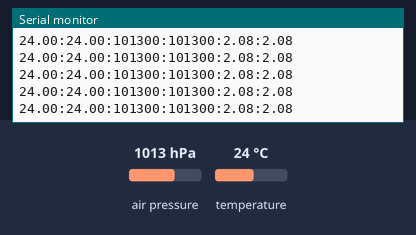
Bench run of a sketch on a simulated Arduino Uno, built with avr-gcc and run on an emulated ATmega328P. Parts: the last lines printed to the serial monitor. Inputs (shaded band) come from the test bench; at power-on: air pressure 1013 hPa, temperature 24 °C.

Above: at 1.2 s.
1.3 s: air pressure set to 952 hPa
At 2.3 s:
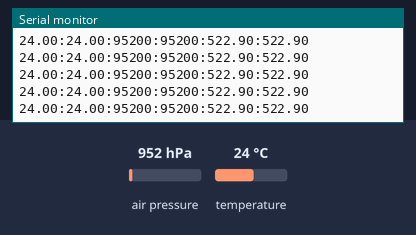
4.3 s: temperature set to 12 °C
At 5.3 s:
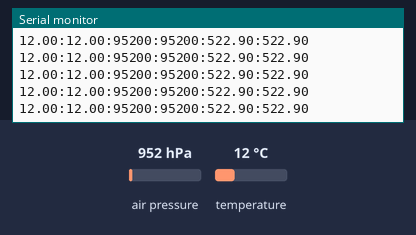
7.3 s: air pressure set to 1048 hPa
At 8.2 s:
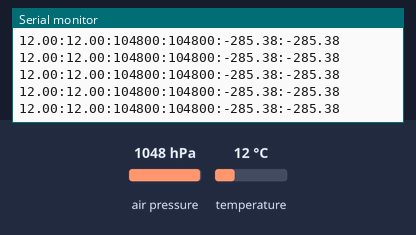
Timing chart, 0 to 9.9 s (numbered marks = the images above; inputs shaded):
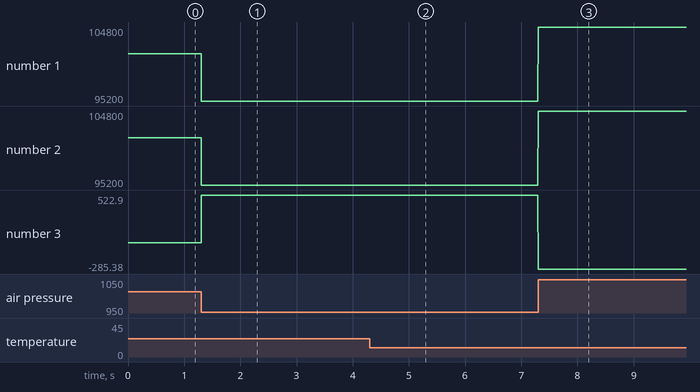

The sketch:

MS5611_processing.ino
```cpp
/*
  MS5611 Barometric Pressure & Temperature Sensor. Output for MS5611_processing.pde
  Read more: http://www.jarzebski.pl/arduino/czujniki-i-sensory/czujnik-cisnienia-i-temperatury-ms5611.html
  GIT: https://github.com/jarzebski/Arduino-MS5611
  Web: http://www.jarzebski.pl
  (c) 2014 by Korneliusz Jarzebski
 */

#include <Wire.h>
#include <MS5611.h>

MS5611 ms5611;

void setup()
{
  Serial.begin(115200);

  // Initialize MS5611 sensor
  // Ultra high resolution: MS5611_ULTRA_HIGH_RES
  // (default) High resolution: MS5611_HIGH_RES
  // Standard: MS5611_STANDARD
  // Low power: MS5611_LOW_POWER
  // Ultra low power: MS5611_ULTRA_LOW_POWER
  while(!ms5611.begin(MS5611_ULTRA_HIGH_RES))
  {
    delay(500);
  }
}

void loop()
{
  // Read true temperature & Pressure (without compensation)
  double realTemperature = ms5611.readTemperature();
  long realPressure = ms5611.readPressure();
  double realAltitude = ms5611.getAltitude(realPressure);

  // Read true temperature & Pressure (with compensation)
  double realTemperature2 = ms5611.readTemperature(true);
  long realPressure2 = ms5611.readPressure(true);
  double realAltitude2 = ms5611.getAltitude(realPressure2);

  // Output
  Serial.print(realTemperature);
  Serial.print(":");
  Serial.print(realTemperature2);
  Serial.print(":");
  Serial.print(realPressure);
  Serial.print(":");
  Serial.print(realPressure2);
  Serial.print(":");
  Serial.print(realAltitude);
  Serial.print(":");
  Serial.print(realAltitude2);
  Serial.println();
}
```

Measured:
- after the input at 1.3 s, the serial monitor: prints a new line at once (image 1)
- after the input at 4.3 s, the serial monitor: prints a new line at once (image 2)
- after the input at 7.3 s, the serial monitor: prints a new line at once (image 3)
- plotted number 1: 101300 → 95200 after the input at 1.3 s, 95200 → 104800 after the input at 7.3 s
- plotted number 2: 101300 → 95200 after the input at 1.3 s, 95200 → 104800 after the input at 7.3 s
- plotted number 3: 2.08 → 522.9 after the input at 1.3 s, 522.9 → -285.38 after the input at 7.3 s
